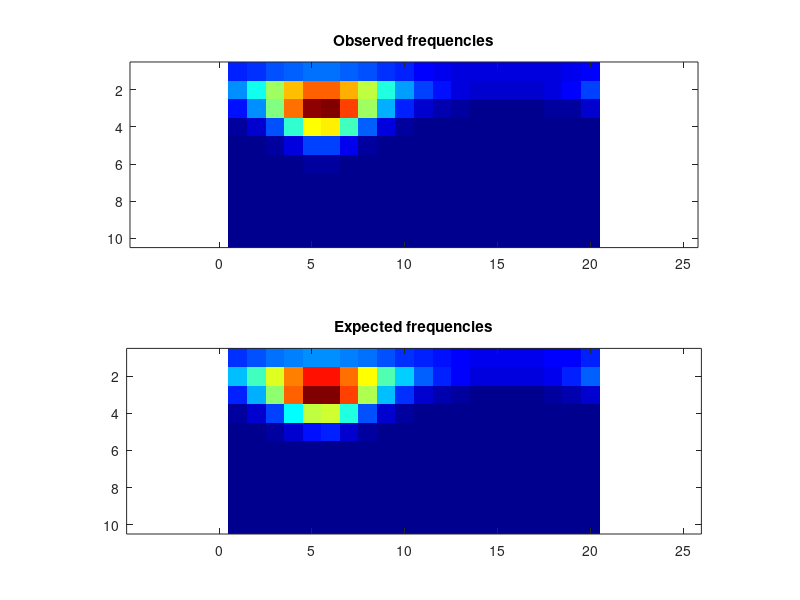

Write MATLAB code to recreate this figure.
frequencies = [ 7822, 9133, 10417, 11407, 12352, 12245, 11637, 10540, 9088, 7891, 6679, 5726, 4986, 4683, 4430, 4351, 4659, 4970, 5676, 6468; 14371, 20939, 28768, 37158, 42357, 42759, 37990, 30092, 21662, 14957, 10037, 6917, 5008, 4071, 3679, 3457, 3918, 4831, 6600, 9601; 7237, 14427, 26810, 41782, 53914, 54888, 44310, 28940, 15780, 7804, 3834, 1864, 1027, 667, 561, 524, 641, 974, 1703, 3448; 1073, 3700, 10378, 22490, 34025, 34788, 23809, 11487, 4340, 1284, 366, 117, 47, 22, 21, 12, 17, 43, 124, 301; 30, 220, 1293, 4734, 9754, 10212, 5361, 1508, 267, 41, 9, 2, 0, 0, 0, 1, 0, 0, 1, 6; 0, 1, 24, 241, 982, 1002, 328, 42, 2, 0, 0, 0, 0, 0, 0, 0, 0, 0, 0, 0; 0, 0, 0, 0, 13, 13, 2, 0, 0, 0, 0, 0, 0, 0, 0, 0, 0, 0, 0, 0; 0, 0, 0, 0, 0, 0, 0, 0, 0, 0, 0, 0, 0, 0, 0, 0, 0, 0, 0, 0; 0, 0, 0, 0, 0, 0, 0, 0, 0, 0, 0, 0, 0, 0, 0, 0, 0, 0, 0, 0; 0, 0, 0, 0, 0, 0, 0, 0, 0, 0, 0, 0, 0, 0, 0, 0, 0, 0, 0, 0 ];
expFrequencies = [ 29947.7, 34765.9, 39582.8, 43592.5, 45951.9, 46095.6, 43987.5, 40138, 35373.6, 30519.2, 26174.6, 22657.5, 20064.7, 18373.3, 17524.5, 17475.8, 18224.5, 19808.9, 22288, 25693.2; 53320.2, 76754.5, 105175, 132795, 150776, 151913, 135715, 108782, 80060.1, 55846.4, 38299.1, 26801.9, 19801.2, 15879.3, 14096.9, 13998.2, 15557.9, 19175.9, 25729.6, 36585.4; 25716.8, 50544, 90516.9, 139195, 175894, 178344, 144890, 96332.8, 54648.6, 28025.5, 13894.9, 7134.94, 4044.52, 2669.45, 2132.1, 2104, 2568.45, 3807.82, 6609.95, 12758.4; 3709.11, 11723.3, 31668.4, 66069.5, 98609.7, 100974, 70760.6, 35221.3, 13391.6, 4293.87, 1299.32, 416.131, 157.136, 76.7847, 52.0546, 50.8724, 71.8349, 141.649, 365.087, 1123.34; 90.075, 639.017, 3461.44, 12136.2, 24103.4, 25103.8, 13647.4, 4148.43, 801.157, 115.636, 14.9325, 2.08568, 0.380744, 0.10785, 0.0541622, 0.051997, 0.0958591, 0.317333, 1.66115, 11.6236; 0.074996, 2.71228, 57.1192, 537.971, 1830.56, 1968.4, 663.312, 79.0059, 4.08797, 0.118891, 0.00265194, 6.46458e-005, 2.49173e-006, 2.1541e-007, 5.57461e-008, 5.14369e-008, 1.71068e-007, 1.75299e-006, 4.19247e-005, 0.00165817; 1.39275e-008, 3.15824e-005, 0.0191525, 1.84493, 20.4117, 23.4556, 2.79991, 0.0374365, 7.5574e-005, 3.78804e-008, 9.23406e-012, 2.39285e-015, 0, 0, 0, 0, 0, 0, 9.00382e-016, 3.27539e-012; 0, 0, 3.30749e-011, 1.33049e-005, 0.00564398, 0.00753102, 4.08074e-005, 2.30146e-010, 1.76687e-018, 0, 0, 0, 0, 0, 0, 0, 0, 0, 0, 0; 0, 0, 0, 0, 2.77638e-010, 6.86285e-010, 0, 0, 0, 0, 0, 0, 0, 0, 0, 0, 0, 0, 0, 0; 0, 0, 0, 0, 0, 0, 0, 0, 0, 0, 0, 0, 0, 0, 0, 0, 0, 0, 0, 0 ];
colormap(jet);
clf; subplot(2,1,1);
imagesc(frequencies);
title('Observed frequencies');
axis equal;
subplot(2,1,2);
imagesc(expFrequencies);
axis equal;
title('Expected frequencies');
